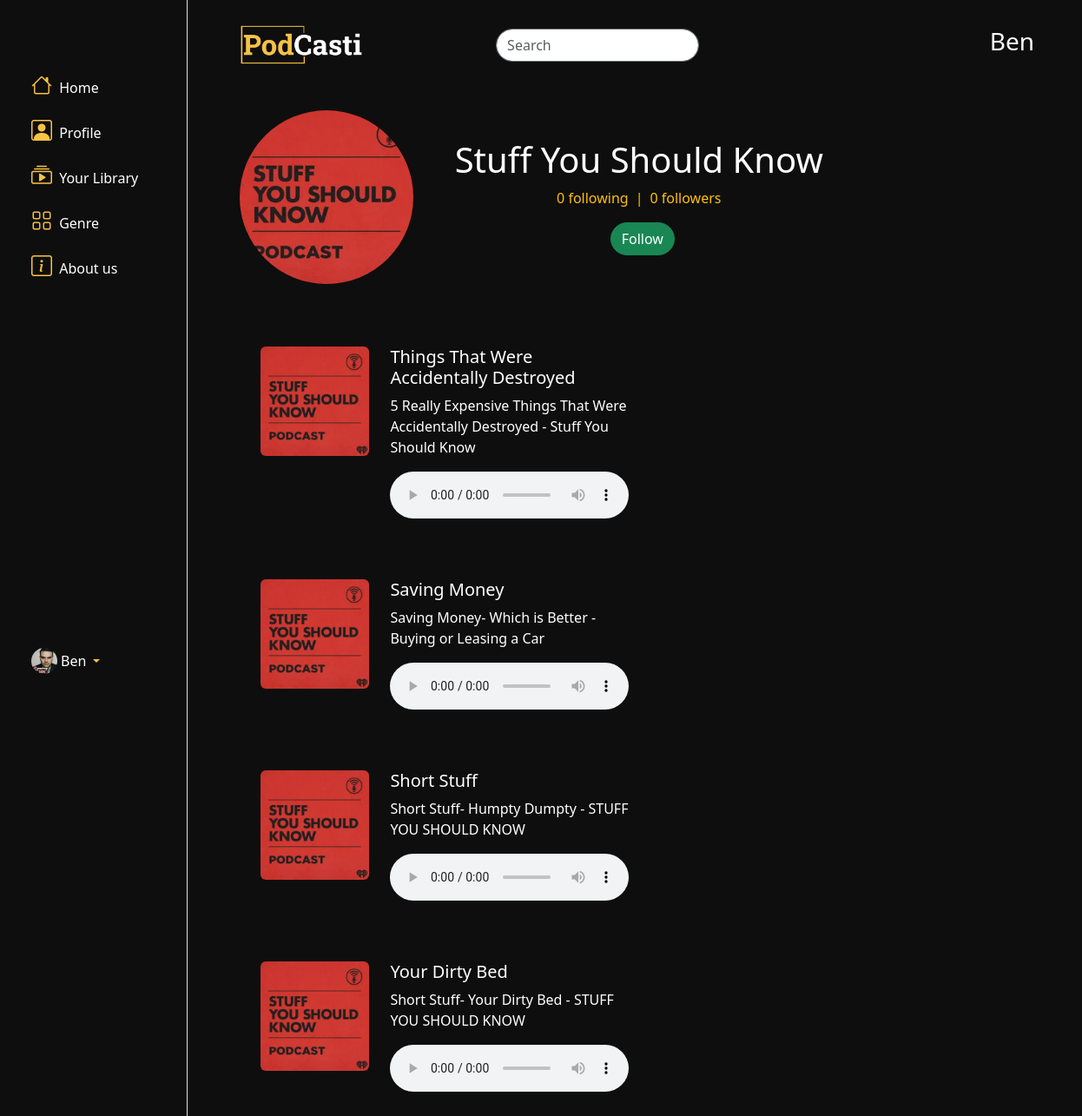
Screenshot of /profile/4/ (signed in) with the database file from the repository.
### myapp/models.py (models this page shows)
class User(models.Model):
    first_name = models.CharField(max_length=255)
    last_name = models.CharField(max_length=255)
    user_name = models.CharField(max_length=255)
    email = models.EmailField(max_length=255)
    password = models.CharField(max_length=255)
    dob = models.DateField()
    created_at = models.DateTimeField(auto_now_add=True)
    updated_at = models.DateTimeField(auto_now=True)
    following = models.ManyToManyField(
        'self', related_name='followed_by', symmetrical=False)
    picture = models.ImageField(upload_to='profiles_picture/', null=True)
    bio=models.TextField(null=True)
    objects = UserManager()

class Podcast(models.Model):
    title = models.CharField(max_length=100)
    description = models.TextField()
    genre = models.CharField(max_length=100,default='culture')
    shares = models.ManyToManyField(User, related_name='shared_podcasts')
    likes = models.ManyToManyField(User, related_name='liked_podcasts')
    file = models.FileField(upload_to='uploads/')
    cover = models.ImageField(upload_to='covers/', null=True)
    duration = models.CharField(max_length=10, null=True)
    added_by = models.ForeignKey(
        User, related_name="podcasts", on_delete=models.CASCADE, null=True)
    created_at = models.DateTimeField(auto_now_add=True)
    updated_at = models.DateTimeField(auto_now=True)

### myapp/views.py (the view)
# urls.py: path('profile/<int:id>/', views.otherprofile),
def otherprofile(request, id):
    if 'user_id' in request.session:
        loged_user = User.objects.get(id=request.session['user_id'])
        user = User.objects.get(id=id)
        followers_number = len(list(user.followed_by.all()))
        followers = user.following.all()
        following_number = len(list(user.following.all()))
        following = user.following.all()
        podcasts = user.podcasts.all()
        context = {
            'podcasts': podcasts,
            'loged_user': loged_user,
            'user': user,
            'islogged': True,
            'followers_number': followers_number,
            'following_number': following_number,
            'followers': followers,
            'following': following,
        }
        return render(request, 'profile.html', context)
    else:
        context = {
            'islogged': False
        }
        return render(request, 'profile.html', context)

### myapp/templates/profile.html (shortened to what this page needs)
<!DOCTYPE html>
<html lang="en">
    <head>
        {% load static %}
        <link
            href="https://cdn.jsdelivr.net/npm/bootstrap-icons@1.7.2/font/bootstrap-icons.css"
            rel="stylesheet">
        <link
            href="https://cdn.jsdelivr.net/npm/bootstrap@5.3.0-alpha3/dist/css/bootstrap.min.css"
            rel="stylesheet"
>
    </head>
    <body>
        <div class="container-fluid">
            <div class="d-flex">
                <div class="col-auto border-end col-md-3 col-xl-2 px-sm-2 px-0
                    bg-">
                    <div class="d-flex flex-column align-items-center
                        align-items-sm-start px-3 pt-2 text-white min-vh-100">
                        <ul class="nav nav-pills flex-column mb-sm-auto mb-0
                            align-items-center align-items-sm-start" id="menu">
                            <li class="nav-item mt-5">
                                <a href="/" class="nav-link align-middle px-0">
                                    <i class="fs-4 bi-house"></i> <span
                                        class="ms-1 d-none d-sm-inline">Home</span>
                                </a>
                            </li>
                            <li>
                                <a href="/profile" class="nav-link px-0
                                    align-middle">
                                    <i class="fs-4 bi-person-square"></i> <span
                                        class="ms-1 d-none d-sm-inline">Profile</span></a>
                            </li>
                            <li>
                                <a href="/library" class="nav-link px-0
                                    align-middle">
                                    <i class="fs-4 bi-collection-play"></i>
                                    <span class="ms-1 d-none d-sm-inline">Your
                                        Library</span></a>
                            </li>
                            <li>
                                <a href="#submenu3" data-bs-toggle="collapse"
                                    class="nav-link px-0 align-middle">
                                    <i class="fs-4 bi-grid"></i> <span
                                        class="ms-1 d-none d-sm-inline">Genre</span>
                                </a>
                            </li>
                            <li>
                                <li>
                                    <a href="/about" class="nav-link px-0
                                        align-middle">
                                        <i class="fs-4 bi-info-square"></i>
                                        <span class="ms-1 d-none d-sm-inline">About
                                            us</span> </a>
                                </li>
                            </ul>
                            {% if islogged %}
                            <div class="dropdown pb-4">
                                <a href="#" class="d-flex align-items-center
                                    text-black text-decoration-none
                                    dropdown-toggle" id="dropdownUser1"
                                    data-bs-toggle="dropdown"
                                    aria-expanded="false">
                                    {% if loged_user.picture %}
                                    <img src="{{loged_user.picture.url}}" alt="hugenerd" width="30" height="30" class="rounded-circle">
                                    {% else %}
                                    <img src="{% static 'images/def_user.jpeg' %}" alt="hugenerd" width="30" height="30" class="rounded-circle">
                                    {% endif %}
                                    <span class="d-none d-sm-inline mx-1">{{loged_user.first_name}}</span>
                                </a>
                            </div>
                            {% endif %}
                        </div>
                    </div>
                    <div class="header w-100">
                        <div class="row ms-0 mt-4 mb-3 align-items-center d-flex
                            justify-content-evenly">
                            <div class="col-md-3">
                                <img class="logo" src="{% static 'images/podcasti2.png' %}" alt="PodCastilogo">
                            </div>
                            <div class="col-md-3 text-center">
                                <div class="input-group">
                                    <input class="form-control border-secondary
                                        rounded-pill pr-5" type="search"
                                        placeholder="Search">
                                </div>
                            </div>
                            <div class="col-md-4 d-flex justify-content-end">
                                {% if not islogged%}
                                <a class="btn btn-outline-light rounded-pill"
                                    href="/login">Login</a>
                                <a class="btn btn-light rounded-pill ms-2"
                                    href="/signup">Register</a>
                                {% else %}
                                <h3>{{loged_user.first_name}}</h3>
                                {% endif %}
                            </div>
                        </div>
                        {% if islogged %}
                        <div class="container d-flex pr-5 mt-5 mb-5
                            align-items-center">
                            {% if user.picture %}
                            <img src="{{user.picture.url}}" width="200"
                                height="200" class="ms-5 rounded-circle"
                                alt="...">
                            {% else %}
                            <img src="{% static 'images/def_user.jpeg' %}"
                                width="200" height="200" class="ms-5
                                rounded-circle" alt="...">
                            {% endif %}
                            <div class="d-flex flex-column align-items-center
                                ms-5">
                                <h1 class="h1 mt-3">{{user.user_name}}
                                    </h1>
                                <div class="d-flex text-warning">
                                    <p class="text-warning me-2">{{following_number}}
                                        following </p>|<p class="text-warning
                                        ms-2"> {{followers_number}} followers</p>
                                </div>
                                <div class="d-flex text-warning">
                                    {% if loged_user.id is not user.id %}
                                        {% if user not in loged_user.following.all  %}
                                        <p><a  class="btn btn-success rounded-pill ms-2 " href="/follow/{{user.id}}">Follow</a></p>
                                        {% else %}
                                        <p><a  class="btn btn-warning rounded-pill ms-2 " href="/unfollow/{{user.id}}">Unfollow</a></p>
                                        {% endif %}
                                    {% endif %}
                                </div>
                            </div>
                        </div>
                        {% else %}
                        <h1 class="h1 ms-5 mt-5">Please Log in to access the Platform</h1>
                        {% endif %}
                        {% for podcast in podcasts%}
                        <div class="container w-100 mx-5 mt-3">
                            <div class="row w-50 p-4 d-flex rounded-4
                                justify-content-between" id="player">
                                <div class="col-md-4">
                                    {% if podcast.cover.url %}
                                    <a href="/podcast/{{ podcast.id }}/">
                                        <img src="{{ podcast.cover.url }}"
                                            class="same-size rounded"></a>
                                    {% else %}
                                    <a href="/podcast/{{ podcast.id }}/">
                                        <img src="{{ podcast.cover.url }}"
                                            class="same-size rounded"></a>
                                    {% endif %}
                                </div>
                                <div class="col-md-8 d-flex flex-column
                                    justify-content-between">
                                    <div>
                                        <h5>{{podcast.title}}</h5>
                                        <p>{{podcast.description}}</p>
                                    </div>
                                    <div>
                                        <audio controls class="w-100">
                                            <source src="{{ podcast.file.url }}"
                                                type="audio/mpeg">
                                        </audio>
                                    </div>
                                </div>
                            </div>
                        </div>
                        {% endfor %}
                    </div>
                </div>
            </div>
    </body>
</html>

### myapp/templates/profile.html (style rules this page uses)
* { color:white; }
body { background-color: #0E0E0E; color: white; }
.logo { width: 9.5em; }
ul li { list-style: none; }
i { color: #f8c246; }
.dropdown-toggle::after { color: #f8c246; }
.same-size { object-fit: cover; width: 100%; aspect-ratio: 1/1; }

### rows the page displays
User: picture (picture), first_name "Ben"
User: picture (picture), user_name "Stuff You Should Know"
Podcast: cover (picture), title "Things That Were Accidentally Destroyed", description "5 Really Expensive Things That Were Accidentally Destroyed - Stuff You Should Know"
Podcast: cover (picture), title "Saving Money", description "Saving Money- Which is Better - Buying or Leasing a Car"
Podcast: cover (picture), title "Short Stuff", description "Short Stuff- Humpty Dumpty - STUFF YOU SHOULD KNOW"
Podcast: cover (picture), title "Your Dirty Bed", description "Short Stuff- Your Dirty Bed - STUFF YOU SHOULD KNOW"

### other values shown
{{ following_number }} "0"
{{ followers_number }} "0"
